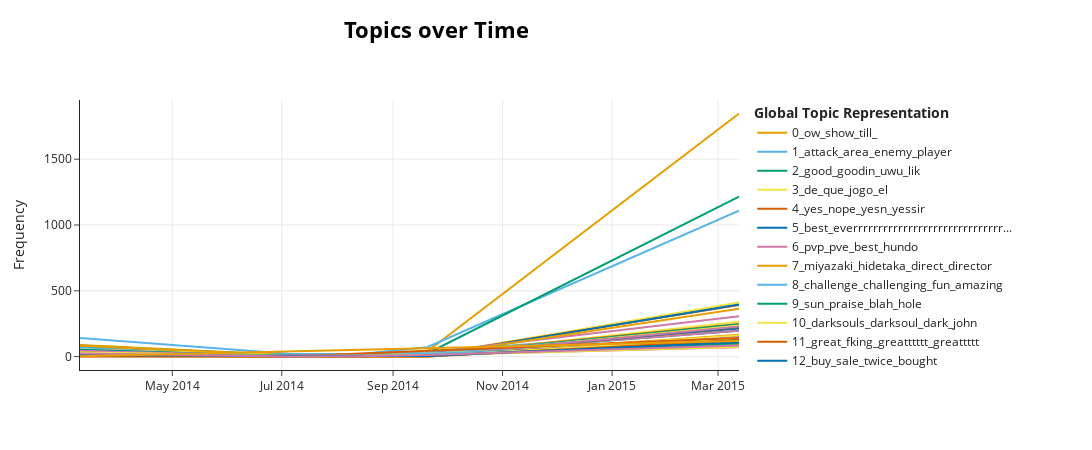

Notebook code cell kept with this figure:
### Code cell
topic_model.visualize_topics_over_time(topics_over_time, top_n_topics=50)

### Figure 1 — Plotly figure (JSON) as saved in the notebook; plotly's stock layout.template omitted (floating-point values rounded to 4 significant figures)
{"data": [{"hoverinfo": "text", "hovertext": ["<b>Topic 0</b><br>Words: ow, show, till, , ", "<b>Topic 0</b><br>Words: ow, show, till, , ", "<b>Topic 0</b><br>Words: ow, show, till, , ", "<b>Topic 0</b><br>Words: ow, show, till, , ", "<b>Topic 0</b><br>Words: show, till, ow, , "], "marker": {"color": "#E69F00"}, "mode": "lines", "name": "0_ow_show_till_", "type": "scatter", "x": ["2014-03-10T14:44:09.600000", "2014-07-04T19:12:00", "2014-08-12T09:36:00", "2014-09-20T00:00:00", "2015-03-12T16:48:00"], "y": [88, 13, 12, 39, 1847]}, {"hoverinfo": "text", "hovertext": ["<b>Topic 1</b><br>Words: covenant, player, bonfire, attack, weapon", "<b>Topic 1</b><br>Words: bursss, swag, shirt, takin, bur", "<b>Topic 1</b><br>Words: list, covenant, within, weapon, item", "<b>Topic 1</b><br>Words: matrixdll, character, fight, player, area", "<b>Topic 1</b><br>Words: attack, enemy, area, fight, player"], "marker": {"color": "#56B4E9"}, "mode": "lines", "name": "1_attack_area_enemy_player", "type": "scatter", "x": ["2014-03-10T14:44:09.600000", "2014-07-04T19:12:00", "2014-08-12T09:36:00", "2014-09-20T00:00:00", "2015-03-12T16:48:00"], "y": [141, 21, 19, 71, 1108]}, {"hoverinfo": "text", "hovertext": ["<b>Topic 2</b><br>Words: good, as, goodin, uwu, lik", "<b>Topic 2</b><br>Words: good, goodin, uwu, lik, mm", "<b>Topic 2</b><br>Words: good, goodin, uwu, lik, mm", "<b>Topic 2</b><br>Words: good, pussy, goodin, uwu, lik", "<b>Topic 2</b><br>Words: good, goodin, uwu, lik, mm"], "marker": {"color": "#009E73"}, "mode": "lines", "name": "2_good_goodin_uwu_lik", "type": "scatter", "x": ["2014-03-10T14:44:09.600000", "2014-07-04T19:12:00", "2014-08-12T09:36:00", "2014-09-20T00:00:00", "2015-03-12T16:48:00"], "y": [51, 10, 5, 24, 1216]}, {"hoverinfo": "text", "hovertext": ["<b>Topic 3</b><br>Words: que, de, jogo, primeiro, joc", "<b>Topic 3</b><br>Words: ohohohohohoho, humerus, nito, prepare, real", "<b>Topic 3</b><br>Words: desconhecido, difisil, chaooooo, misterioso, ajustar", "<b>Topic 3</b><br>Words: de, que, jogo, la, et", "<b>Topic 3</b><br>Words: de, que, jogo, el, la"], "marker": {"color": "#F0E442"}, "mode": "lines", "name": "3_de_que_jogo_el", "type": "scatter", "x": ["2014-03-10T14:44:09.600000", "2014-07-04T19:12:00", "2014-08-12T09:36:00", "2014-09-20T00:00:00", "2015-03-12T16:48:00"], "y": [15, 1, 3, 8, 411]}, {"hoverinfo": "text", "hovertext": ["<b>Topic 4</b><br>Words: yes, nope, frog, yesn, yessir", "<b>Topic 4</b><br>Words: yes, nope, yesn, yessir, frog", "<b>Topic 4</b><br>Words: yes, nope, yesn, yessir, frog", "<b>Topic 4</b><br>Words: yes, nope, yesn, yessir, frog", "<b>Topic 4</b><br>Words: yes, nope, yesn, yessir, thank"], "marker": {"color": "#D55E00"}, "mode": "lines", "name": "4_yes_nope_yesn_yessir", "type": "scatter", "x": ["2014-03-10T14:44:09.600000", "2014-07-04T19:12:00", "2014-08-12T09:36:00", "2014-09-20T00:00:00", "2015-03-12T16:48:00"], "y": [24, 1, 2, 10, 392]}, {"hoverinfo": "text", "hovertext": ["<b>Topic 5</b><br>Words: best, everrrrrrrrrrrrrrrrrrrrrrrrrrrrrrrrrrrrrrrrrrrrrrrrrrrrrrrrrrrrrrrrrrrrrrrrrrrrrrrrrrrrrrrrrrrrrrrrrrrrrrr, proper, job, lol", "<b>Topic 5</b><br>Words: best, everrrrrrrrrrrrrrrrrrrrrrrrrrrrrrrrrrrrrrrrrrrrrrrrrrrrrrrrrrrrrrrrrrrrrrrrrrrrrrrrrrrrrrrrrrrrrrrrrrrrrrr, proper, job, lol", "<b>Topic 5</b><br>Words: best, everrrrrrrrrrrrrrrrrrrrrrrrrrrrrrrrrrrrrrrrrrrrrrrrrrrrrrrrrrrrrrrrrrrrrrrrrrrrrrrrrrrrrrrrrrrrrrrrrrrrrrr, proper, job, lol", "<b>Topic 5</b><br>Words: best, everrrrrrrrrrrrrrrrrrrrrrrrrrrrrrrrrrrrrrrrrrrrrrrrrrrrrrrrrrrrrrrrrrrrrrrrrrrrrrrrrrrrrrrrrrrrrrrrrrrrrrr, lol, proper, job"], "marker": {"color": "#0072B2"}, "mode": "lines", "name": "5_best_everrrrrrrrrrrrrrrrrrrrrrrrrrrrrr...", "type": "scatter", "x": ["2014-03-10T14:44:09.600000", "2014-07-04T19:12:00", "2014-09-20T00:00:00", "2015-03-12T16:48:00"], "y": [13, 1, 5, 396]}, {"hoverinfo": "text", "hovertext": ["<b>Topic 6</b><br>Words: pvp, pve, decdicated, funnyer, servrs", "<b>Topic 6</b><br>Words: pvp, laggiest, moar, pve, gim", "<b>Topic 6</b><br>Words: deths, pvp, closet, lagger, pvping", "<b>Topic 6</b><br>Words: pvp, pve, ice, bugginess, slighly", "<b>Topic 6</b><br>Words: pvp, pve, best, hundo, singleplayer"], "marker": {"color": "#CC79A7"}, "mode": "lines", "name": "6_pvp_pve_best_hundo", "type": "scatter", "x": ["2014-03-10T14:44:09.600000", "2014-07-04T19:12:00", "2014-08-12T09:36:00", "2014-09-20T00:00:00", "2015-03-12T16:48:00"], "y": [51, 11, 10, 30, 306]}, {"hoverinfo": "text", "hovertext": ["<b>Topic 7</b><br>Words: miyazaki, hidetaka, labrynth, solaire, director", "<b>Topic 7</b><br>Words: desing, overrunned, goodl, helicopter, exmaple", "<b>Topic 7</b><br>Words: burger, miyazaki, film, grease, team", "<b>Topic 7</b><br>Words: miyazaki, hidetaka, direct, director, team"], "marker": {"color": "#E69F00"}, "mode": "lines", "name": "7_miyazaki_hidetaka_direct_director", "type": "scatter", "x": ["2014-03-10T14:44:09.600000", "2014-07-04T19:12:00", "2014-09-20T00:00:00", "2015-03-12T16:48:00"], "y": [13, 3, 6, 364]}, {"hoverinfo": "text", "hovertext": ["<b>Topic 8</b><br>Words: challenge, challenging, eyesockets, mechancial, centry", "<b>Topic 8</b><br>Words: challenge, definently, challenging, handholding, ole", "<b>Topic 8</b><br>Words: challenge, pant, entertaining, prove, hype", "<b>Topic 8</b><br>Words: challenge, defenately, analytical, agrivating, unexperienced", "<b>Topic 8</b><br>Words: challenge, challenging, fun, enimies, amazing"], "marker": {"color": "#56B4E9"}, "mode": "lines", "name": "8_challenge_challenging_fun_amazing", "type": "scatter", "x": ["2014-03-10T14:44:09.600000", "2014-07-04T19:12:00", "2014-08-12T09:36:00", "2014-09-20T00:00:00", "2015-03-12T16:48:00"], "y": [70, 13, 6, 37, 215]}, {"hoverinfo": "text", "hovertext": ["<b>Topic 9</b><br>Words: sun, praise, blah, hole, revengeance", "<b>Topic 9</b><br>Words: sun, praise, adherent, sunlight, bust", "<b>Topic 9</b><br>Words: sun, praise, weild, fist, dual", "<b>Topic 9</b><br>Words: sun, praise, praising, edit, blah", "<b>Topic 9</b><br>Words: sun, praise, blah, eighty, hole"], "marker": {"color": "#009E73"}, "mode": "lines", "name": "9_sun_praise_blah_hole", "type": "scatter", "x": ["2014-03-10T14:44:09.600000", "2014-07-04T19:12:00", "2014-08-12T09:36:00", "2014-09-20T00:00:00", "2015-03-12T16:48:00"], "y": [83, 10, 6, 18, 196]}, {"hoverinfo": "text", "hovertext": ["<b>Topic 10</b><br>Words: darksouls, dark, darksoul, storybased, dissapontment", "<b>Topic 10</b><br>Words: darksoulsii, darksouls, exe, letdown, casual", "<b>Topic 10</b><br>Words: sorta, darksouls, wouldnt, unbalanced, hey", "<b>Topic 10</b><br>Words: darksouls, hgue, darkfog, dosent, scam", "<b>Topic 10</b><br>Words: darksouls, darksoul, dark, john, darks"], "marker": {"color": "#F0E442"}, "mode": "lines", "name": "10_darksouls_darksoul_dark_john", "type": "scatter", "x": ["2014-03-10T14:44:09.600000", "2014-07-04T19:12:00", "2014-08-12T09:36:00", "2014-09-20T00:00:00", "2015-03-12T16:48:00"], "y": [31, 3, 1, 9, 265]}, {"hoverinfo": "text", "hovertext": ["<b>Topic 11</b><br>Words: great, fking, greattttt, greatttttt, outta", "<b>Topic 11</b><br>Words: great, fking, greattttt, greatttttt, outta", "<b>Topic 11</b><br>Words: great, fking, greattttt, greatttttt, outta", "<b>Topic 11</b><br>Words: great, everyone, fking, greattttt, greatttttt", "<b>Topic 11</b><br>Words: great, greattttt, greatttttt, fking, outta"], "marker": {"color": "#D55E00"}, "mode": "lines", "name": "11_great_fking_greatttttt_greattttt", "type": "scatter", "x": ["2014-03-10T14:44:09.600000", "2014-07-04T19:12:00", "2014-08-12T09:36:00", "2014-09-20T00:00:00", "2015-03-12T16:48:00"], "y": [30, 4, 3, 15, 248]}, {"hoverinfo": "text", "hovertext": ["<b>Topic 12</b><br>Words: buy, sale, regret, fune, dotaa", "<b>Topic 12</b><br>Words: outrage, horny, awesomeness, angry, mad", "<b>Topic 12</b><br>Words: guyz, bought, sweet, twice, thats", "<b>Topic 12</b><br>Words: buy, twice, sale, amazoning, ike", "<b>Topic 12</b><br>Words: buy, sale, twice, bought, price"], "marker": {"color": "#0072B2"}, "mode": "lines", "name": "12_buy_sale_twice_bought", "type": "scatter", "x": ["2014-03-10T14:44:09.600000", "2014-07-04T19:12:00", "2014-08-12T09:36:00", "2014-09-20T00:00:00", "2015-03-12T16:48:00"], "y": [53, 3, 2, 21, 213]}, {"hoverinfo": "text", "hovertext": ["<b>Topic 13</b><br>Words: die, willl, nutshell, owie, stuff", "<b>Topic 13</b><br>Words: die, owie, finna, willl, tire", "<b>Topic 13</b><br>Words: die, owie, finna, willl, tire", "<b>Topic 13</b><br>Words: die, slug, eat, massive, owie", "<b>Topic 13</b><br>Words: die, owie, finna, tire, yay"], "marker": {"color": "#CC79A7"}, "mode": "lines", "name": "13_die_owie_finna_willl", "type": "scatter", "x": ["2014-03-10T14:44:09.600000", "2014-07-04T19:12:00", "2014-08-12T09:36:00", "2014-09-20T00:00:00", "2015-03-12T16:48:00"], "y": [53, 6, 8, 22, 196]}, {"hoverinfo": "text", "hovertext": ["<b>Topic 14</b><br>Words: sun, praise, sunlight, praising, ahead", "<b>Topic 14</b><br>Words: sun, praise, priase, sunbroing, wondrous", "<b>Topic 14</b><br>Words: sun, praise, suceed, adversity, bother", "<b>Topic 14</b><br>Words: sun, praise, consist, dontu, cry", "<b>Topic 14</b><br>Words: sun, praise, sunlight, sunbro, medal"], "marker": {"color": "#E69F00"}, "mode": "lines", "name": "14_sun_praise_sunlight_sunbro", "type": "scatter", "x": ["2014-03-10T14:44:09.600000", "2014-07-04T19:12:00", "2014-08-12T09:36:00", "2014-09-20T00:00:00", "2015-03-12T16:48:00"], "y": [85, 11, 4, 18, 152]}, {"hoverinfo": "text", "hovertext": ["<b>Topic 15</b><br>Words: guerillimo, flims, toro, dlc, rekindle", "<b>Topic 15</b><br>Words: adition, recommand, trully, imagination, abuse", "<b>Topic 15</b><br>Words: hench, foreward, dlc, belt, casually", "<b>Topic 15</b><br>Words: dlc, fuffilling, puchase, deadlocked, omg", "<b>Topic 15</b><br>Words: dlc, dlcs, content, base, include"], "marker": {"color": "#56B4E9"}, "mode": "lines", "name": "15_dlc_dlcs_content_base", "type": "scatter", "x": ["2014-03-10T14:44:09.600000", "2014-07-04T19:12:00", "2014-08-12T09:36:00", "2014-09-20T00:00:00", "2015-03-12T16:48:00"], "y": [7, 2, 7, 16, 235]}, {"hoverinfo": "text", "hovertext": ["<b>Topic 16</b><br>Words: hitboxes, erroneous, expiration, blisteringly, hitbox", "<b>Topic 16</b><br>Words: autotargeting, lagstabs, hitbox, glitch, hitboxes", "<b>Topic 16</b><br>Words: ok, biscuit, hitboxes, hitbox, wierd", "<b>Topic 16</b><br>Words: hitboxes, hitbox, box, hit, shitty"], "marker": {"color": "#009E73"}, "mode": "lines", "name": "16_hitboxes_hitbox_box_hit", "type": "scatter", "x": ["2014-03-10T14:44:09.600000", "2014-07-04T19:12:00", "2014-09-20T00:00:00", "2015-03-12T16:48:00"], "y": [9, 2, 4, 246]}, {"hoverinfo": "text", "hovertext": ["<b>Topic 17</b><br>Words: fun, crazy, know, people, cassual", "<b>Topic 17</b><br>Words: fun, cassual, funnn, ha, spambush", "<b>Topic 17</b><br>Words: fun, cassual, funnn, ha, spambush", "<b>Topic 17</b><br>Words: fun, cassual, funnn, ha, spambush", "<b>Topic 17</b><br>Words: fun, cassual, funnn, ha, spambush"], "marker": {"color": "#F0E442"}, "mode": "lines", "name": "17_fun_cassual_funnn_ha", "type": "scatter", "x": ["2014-03-10T14:44:09.600000", "2014-07-04T19:12:00", "2014-08-12T09:36:00", "2014-09-20T00:00:00", "2015-03-12T16:48:00"], "y": [10, 1, 1, 2, 236]}, {"hoverinfo": "text", "hovertext": ["<b>Topic 18</b><br>Words: git, gud, dye, serwery, jihad", "<b>Topic 18</b><br>Words: git, gud, seperating, casuals, antimage", "<b>Topic 18</b><br>Words: git, gud, jihad, gitgud, read", "<b>Topic 18</b><br>Words: git, gud, gits, antimage, phag"], "marker": {"color": "#D55E00"}, "mode": "lines", "name": "18_git_gud_hreatest_gits", "type": "scatter", "x": ["2014-03-10T14:44:09.600000", "2014-07-04T19:12:00", "2014-09-20T00:00:00", "2015-03-12T16:48:00"], "y": [16, 3, 4, 221]}, {"hoverinfo": "text", "hovertext": ["<b>Topic 19</b><br>Words: nice, niceeeeeeeeeee, yi, yes, yeah", "<b>Topic 19</b><br>Words: nice, niceeeeeeeeeee, yi, yes, yeah", "<b>Topic 19</b><br>Words: nice, yeah, yes, niceeeeeeeeeee, yi", "<b>Topic 19</b><br>Words: nice, niceeeeeeeeeee, yi, yes, yeah"], "marker": {"color": "#0072B2"}, "mode": "lines", "name": "19_nice_niceeeeeeeeeee_yi_yes", "type": "scatter", "x": ["2014-03-10T14:44:09.600000", "2014-08-12T09:36:00", "2014-09-20T00:00:00", "2015-03-12T16:48:00"], "y": [6, 1, 4, 223]}, {"hoverinfo": "text", "hovertext": ["<b>Topic 20</b><br>Words: bad, scary, wasnt, sorry, meh", "<b>Topic 20</b><br>Words: bad, scary, wasnt, sorry, meh", "<b>Topic 20</b><br>Words: bad, scary, wasnt, sorry, meh"], "marker": {"color": "#CC79A7"}, "mode": "lines", "name": "20_bad_scary_wasnt_sorry", "type": "scatter", "x": ["2014-03-10T14:44:09.600000", "2014-09-20T00:00:00", "2015-03-12T16:48:00"], "y": [3, 2, 229]}, {"hoverinfo": "text", "hovertext": ["<b>Topic 21</b><br>Words: port, pc, console, xbox, mouse", "<b>Topic 21</b><br>Words: port, joystick, menu, downward, pc", "<b>Topic 21</b><br>Words: window, live, port, decent, around", "<b>Topic 21</b><br>Words: port, console, pc, button, mouse", "<b>Topic 21</b><br>Words: port, pc, console, keyboard, mouse"], "marker": {"color": "#E69F00"}, "mode": "lines", "name": "21_port_pc_console_keyboard", "type": "scatter", "x": ["2014-03-10T14:44:09.600000", "2014-07-04T19:12:00", "2014-08-12T09:36:00", "2014-09-20T00:00:00", "2015-03-12T16:48:00"], "y": [85, 4, 1, 22, 105]}, {"hoverinfo": "text", "hovertext": ["<b>Topic 22</b><br>Words: rage, anger, quit, induce, contiuned", "<b>Topic 22</b><br>Words: rage, tourette, uncountable, quits, esteem", "<b>Topic 22</b><br>Words: rage, conditon, squids, looks, uncontrollable", "<b>Topic 22</b><br>Words: rage, quit, anger, fury, angry", "<b>Topic 22</b><br>Words: rage, anger, quit, angry, induce"], "marker": {"color": "#56B4E9"}, "mode": "lines", "name": "22_rage_anger_quit_angry", "type": "scatter", "x": ["2014-03-10T14:44:09.600000", "2014-07-04T19:12:00", "2014-08-12T09:36:00", "2014-09-20T00:00:00", "2015-03-12T16:48:00"], "y": [43, 6, 5, 21, 132]}, {"hoverinfo": "text", "hovertext": ["<b>Topic 23</b><br>Words: ever, best, bestes, category, xd", "<b>Topic 23</b><br>Words: ever, best, sombre, peev, foooooooorrrrrrrrr", "<b>Topic 23</b><br>Words: ever, everrrrrrrrrr, aloud, best, pussy", "<b>Topic 23</b><br>Words: ever, horry, shet, best, sombre", "<b>Topic 23</b><br>Words: ever, best, sombre, peev, greatt"], "marker": {"color": "#009E73"}, "mode": "lines", "name": "23_ever_best_sombre_shet", "type": "scatter", "x": ["2014-03-10T14:44:09.600000", "2014-07-04T19:12:00", "2014-08-12T09:36:00", "2014-09-20T00:00:00", "2015-03-12T16:48:00"], "y": [49, 3, 9, 18, 126]}, {"hoverinfo": "text", "hovertext": ["<b>Topic 24</b><br>Words: rpg, rpgs, action, fantasy, best", "<b>Topic 24</b><br>Words: rpg, action, portuguese, sucked, brazilian", "<b>Topic 24</b><br>Words: rpg, action, fantasy, rpgs, ever", "<b>Topic 24</b><br>Words: rpg, action, broad, soe, olmost", "<b>Topic 24</b><br>Words: rpg, action, rpgs, fantasy, best"], "marker": {"color": "#F0E442"}, "mode": "lines", "name": "24_rpg_action_rpgs_fantasy", "type": "scatter", "x": ["2014-03-10T14:44:09.600000", "2014-07-04T19:12:00", "2014-08-12T09:36:00", "2014-09-20T00:00:00", "2015-03-12T16:48:00"], "y": [54, 10, 6, 23, 104]}, {"hoverinfo": "text", "hovertext": ["<b>Topic 25</b><br>Words: soulsborne, soulsbourne, soulsgame, soulslike, soulsborn"], "marker": {"color": "#D55E00"}, "mode": "lines", "name": "25_soulsborne_soulsbourne_soulsgame_soul...", "type": "scatter", "x": ["2015-03-12T16:48:00"], "y": [192]}, {"hoverinfo": "text", "hovertext": ["<b>Topic 26</b><br>Words: controller, vibrate, break, monitor, shit", "<b>Topic 26</b><br>Words: eng, aggravate, controller, pls, monitor", "<b>Topic 26</b><br>Words: moniters, controller, hype, rating, worthy", "<b>Topic 26</b><br>Words: controller, rocking, rager, nuff, brake", "<b>Topic 26</b><br>Words: controller, break, smash, bubble, wojak"], "marker": {"color": "#0072B2"}, "mode": "lines", "name": "26_controller_break_smash_bubble", "type": "scatter", "x": ["2014-03-10T14:44:09.600000", "2014-07-04T19:12:00", "2014-08-12T09:36:00", "2014-09-20T00:00:00", "2015-03-12T16:48:00"], "y": [52, 3, 4, 11, 114]}, {"hoverinfo": "text", "hovertext": ["<b>Topic 27</b><br>Words: review, approves, uncasual, jong, kim", "<b>Topic 27</b><br>Words: review, negative, classy, robert, ginger", "<b>Topic 27</b><br>Words: review, negative, approve, write, rate"], "marker": {"color": "#CC79A7"}, "mode": "lines", "name": "27_review_negative_approves_approve", "type": "scatter", "x": ["2014-03-10T14:44:09.600000", "2014-09-20T00:00:00", "2015-03-12T16:48:00"], "y": [15, 13, 154]}, {"hoverinfo": "text", "hovertext": ["<b>Topic 28</b><br>Words: hate, ing, thanks, homies, platinumed", "<b>Topic 28</b><br>Words: hate, ing, thanks, homies, platinumed", "<b>Topic 28</b><br>Words: hate, ing, thanks, homies, platinumed", "<b>Topic 28</b><br>Words: hate, ing, thanks, homies, platinumed", "<b>Topic 28</b><br>Words: hate, ing, thanks, homies, platinumed"], "marker": {"color": "#E69F00"}, "mode": "lines", "name": "28_hate_ing_thanks_homies", "type": "scatter", "x": ["2014-03-10T14:44:09.600000", "2014-07-04T19:12:00", "2014-08-12T09:36:00", "2014-09-20T00:00:00", "2015-03-12T16:48:00"], "y": [7, 1, 2, 1, 166]}, {"hoverinfo": "text", "hovertext": ["<b>Topic 29</b><br>Words: ok, oka, wowcool, iz, ya", "<b>Topic 29</b><br>Words: ok, oka, wowcool, iz, ya", "<b>Topic 29</b><br>Words: ok, oka, wowcool, iz, ya", "<b>Topic 29</b><br>Words: ok, oka, wowcool, iz, ya", "<b>Topic 29</b><br>Words: ok, oka, wowcool, iz, ya"], "marker": {"color": "#56B4E9"}, "mode": "lines", "name": "29_ok_wowcool_oka_iz", "type": "scatter", "x": ["2014-03-10T14:44:09.600000", "2014-07-04T19:12:00", "2014-08-12T09:36:00", "2014-09-20T00:00:00", "2015-03-12T16:48:00"], "y": [14, 4, 2, 11, 145]}, {"hoverinfo": "text", "hovertext": ["<b>Topic 30</b><br>Words: keyboard, mouse, control, controller, unplayable", "<b>Topic 30</b><br>Words: keyboard, mouse, literaly, insulting, satan", "<b>Topic 30</b><br>Words: mouse, keyboard, sani, dollers, print", "<b>Topic 30</b><br>Words: keyboard, mouse, control, unplayable, controller"], "marker": {"color": "#009E73"}, "mode": "lines", "name": "30_keyboard_mouse_control_unplayable", "type": "scatter", "x": ["2014-03-10T14:44:09.600000", "2014-07-04T19:12:00", "2014-09-20T00:00:00", "2015-03-12T16:48:00"], "y": [48, 4, 6, 116]}, {"hoverinfo": "text", "hovertext": ["<b>Topic 31</b><br>Words: gud, relly, gude, lief, gued", "<b>Topic 31</b><br>Words: gued, gud, super, gude, guwd", "<b>Topic 31</b><br>Words: ittttttttt, gud, gude, lief, gued", "<b>Topic 31</b><br>Words: gud, es, gude, gued, guwd", "<b>Topic 31</b><br>Words: gud, gude, lief, guwd, neckbeards"], "marker": {"color": "#F0E442"}, "mode": "lines", "name": "31_gud_gude_lief_gued", "type": "scatter", "x": ["2014-03-10T14:44:09.600000", "2014-07-04T19:12:00", "2014-08-12T09:36:00", "2014-09-20T00:00:00", "2015-03-12T16:48:00"], "y": [4, 2, 1, 3, 160]}, {"hoverinfo": "text", "hovertext": ["<b>Topic 32</b><br>Words: recommend, gay, bcuz, recomended, highly", "<b>Topic 32</b><br>Words: solaire, recommend, would, highly, recommended", "<b>Topic 32</b><br>Words: recommend, highly, yes, would, give", "<b>Topic 32</b><br>Words: recommend, crazy, totally, yeah, ok", "<b>Topic 32</b><br>Words: recommend, highly, recommended, recomended, reef"], "marker": {"color": "#D55E00"}, "mode": "lines", "name": "32_recommend_highly_recommended_recomend...", "type": "scatter", "x": ["2014-03-10T14:44:09.600000", "2014-07-04T19:12:00", "2014-08-12T09:36:00", "2014-09-20T00:00:00", "2015-03-12T16:48:00"], "y": [18, 1, 4, 8, 139]}, {"hoverinfo": "text", "hovertext": ["<b>Topic 33</b><br>Words: love, grrrrr, fkin, frist, geforce", "<b>Topic 33</b><br>Words: love, grrrrr, fkin, frist, geforce", "<b>Topic 33</b><br>Words: love, grrrrr, fkin, frist, geforce", "<b>Topic 33</b><br>Words: love, grrrrr, fkin, frist, geforce", "<b>Topic 33</b><br>Words: love, grrrrr, fkin, frist, geforce"], "marker": {"color": "#0072B2"}, "mode": "lines", "name": "33_love_grrrrr_frist_fkin", "type": "scatter", "x": ["2014-03-10T14:44:09.600000", "2014-07-04T19:12:00", "2014-08-12T09:36:00", "2014-09-20T00:00:00", "2015-03-12T16:48:00"], "y": [14, 3, 2, 11, 132]}, {"hoverinfo": "text", "hovertext": ["<b>Topic 34</b><br>Words: soulless, dissapointing, merely, ever, apparently", "<b>Topic 34</b><br>Words: haha, xd, kick, plus, predecessor", "<b>Topic 34</b><br>Words: bad, ive, ever, displeasure, play"], "marker": {"color": "#CC79A7"}, "mode": "lines", "name": "34_bad_ever_ive_displeasure", "type": "scatter", "x": ["2014-03-10T14:44:09.600000", "2014-09-20T00:00:00", "2015-03-12T16:48:00"], "y": [8, 1, 148]}, {"hoverinfo": "text", "hovertext": ["<b>Topic 35</b><br>Words: janky, jank, helpless, jankier, mile"], "marker": {"color": "#E69F00"}, "mode": "lines", "name": "35_janky_jank_helpless_jankier", "type": "scatter", "x": ["2015-03-12T16:48:00"], "y": [155]}, {"hoverinfo": "text", "hovertext": ["<b>Topic 36</b><br>Words: would, die, pole, wash, definately", "<b>Topic 36</b><br>Words: would, cry, flask, die, ruuined", "<b>Topic 36</b><br>Words: would, die, ruuined, rape, bladder", "<b>Topic 36</b><br>Words: would, die, rape, bladder, burst", "<b>Topic 36</b><br>Words: would, die, ruuined, tenouttaten, somebody"], "marker": {"color": "#56B4E9"}, "mode": "lines", "name": "36_would_die_ruuined_rape", "type": "scatter", "x": ["2014-03-10T14:44:09.600000", "2014-07-04T19:12:00", "2014-08-12T09:36:00", "2014-09-20T00:00:00", "2015-03-12T16:48:00"], "y": [41, 4, 4, 23, 82]}, {"hoverinfo": "text", "hovertext": ["<b>Topic 37</b><br>Words: peak, midsouls, sebralo, tuah, peaksouls"], "marker": {"color": "#009E73"}, "mode": "lines", "name": "37_peak_sebralo_midsouls_tuah", "type": "scatter", "x": ["2015-03-12T16:48:00"], "y": [153]}, {"hoverinfo": "text", "hovertext": ["<b>Topic 38</b><br>Words: bloodborne, inside, blood, atm, wait", "<b>Topic 38</b><br>Words: bloodborne, bring, pc, well, bloodborn", "<b>Topic 38</b><br>Words: heee, bloodborne, stench, tee, headset", "<b>Topic 38</b><br>Words: bloodborne, bloodborn, kart, blood, pc"], "marker": {"color": "#F0E442"}, "mode": "lines", "name": "38_bloodborne_bloodborn_blood_kart", "type": "scatter", "x": ["2014-03-10T14:44:09.600000", "2014-07-04T19:12:00", "2014-09-20T00:00:00", "2015-03-12T16:48:00"], "y": [5, 1, 3, 142]}, {"hoverinfo": "text", "hovertext": ["<b>Topic 39</b><br>Words: flaw, regeret, derped, petition, wouldve", "<b>Topic 39</b><br>Words: recomending, somone, machanics, flaw, confuse", "<b>Topic 39</b><br>Words: flaw, despite, masterpiece, astonishing, flawed"], "marker": {"color": "#D55E00"}, "mode": "lines", "name": "39_flaw_despite_masterpiece_astonishing", "type": "scatter", "x": ["2014-03-10T14:44:09.600000", "2014-07-04T19:12:00", "2015-03-12T16:48:00"], "y": [7, 1, 142]}, {"hoverinfo": "text", "hovertext": ["<b>Topic 40</b><br>Words: elden, ring, doo, multiplayer, remastered"], "marker": {"color": "#0072B2"}, "mode": "lines", "name": "40_elden_ring_doo_multiplayer", "type": "scatter", "x": ["2015-03-12T16:48:00"], "y": [140]}, {"hoverinfo": "text", "hovertext": ["<b>Topic 41</b><br>Words: sequel, indirect, indirectly, ii, previous", "<b>Topic 41</b><br>Words: astonishin, buybuybuybuybuy, tightness, unite, slack", "<b>Topic 41</b><br>Words: sequel, tourism, preperation, unresolved, witcher", "<b>Topic 41</b><br>Words: sequel, harmless, portal, translate, plotting", "<b>Topic 41</b><br>Words: sequel, ii, unafraid, production, story"], "marker": {"color": "#CC79A7"}, "mode": "lines", "name": "41_sequel_indirect_indirectly_ii", "type": "scatter", "x": ["2014-03-10T14:44:09.600000", "2014-07-04T19:12:00", "2014-08-12T09:36:00", "2014-09-20T00:00:00", "2015-03-12T16:48:00"], "y": [43, 4, 8, 13, 71]}, {"hoverinfo": "text", "hovertext": ["<b>Topic 42</b><br>Words: awesome, sweet, totally, bro, usual", "<b>Topic 42</b><br>Words: awesome, sweet, bro, usual, till", "<b>Topic 42</b><br>Words: awesome, sweet, bro, usual, till", "<b>Topic 42</b><br>Words: awesome, sweet, bro, usual, till", "<b>Topic 42</b><br>Words: awesome, sweet, usual, till, bro"], "marker": {"color": "#E69F00"}, "mode": "lines", "name": "42_awesome_sweet_bro_usual", "type": "scatter", "x": ["2014-03-10T14:44:09.600000", "2014-07-04T19:12:00", "2014-08-12T09:36:00", "2014-09-20T00:00:00", "2015-03-12T16:48:00"], "y": [31, 3, 3, 11, 91]}, {"hoverinfo": "text", "hovertext": ["<b>Topic 43</b><br>Words: replay, value, replayability, hadnle, replayablity", "<b>Topic 43</b><br>Words: replayability, class, remember, replay, quite", "<b>Topic 43</b><br>Words: replay, replayability, value, potentcial, comining", "<b>Topic 43</b><br>Words: replay, replayability, value, replayable, derank"], "marker": {"color": "#56B4E9"}, "mode": "lines", "name": "43_replay_replayability_value_replayable", "type": "scatter", "x": ["2014-03-10T14:44:09.600000", "2014-07-04T19:12:00", "2014-09-20T00:00:00", "2015-03-12T16:48:00"], "y": [18, 2, 11, 103]}, {"hoverinfo": "text", "hovertext": ["<b>Topic 44</b><br>Words: ez, noobz, ezgame, ezlife, pwn", "<b>Topic 44</b><br>Words: ez, ezpz, life, gg, pz", "<b>Topic 44</b><br>Words: ez, egdes, pz, ftw, hidden", "<b>Topic 44</b><br>Words: ez, sik, coz, gg, pz", "<b>Topic 44</b><br>Words: ez, gg, pz, ztg, og"], "marker": {"color": "#009E73"}, "mode": "lines", "name": "44_ez_gg_pz_ztg", "type": "scatter", "x": ["2014-03-10T14:44:09.600000", "2014-07-04T19:12:00", "2014-08-12T09:36:00", "2014-09-20T00:00:00", "2015-03-12T16:48:00"], "y": [15, 4, 3, 6, 101]}, {"hoverinfo": "text", "hovertext": ["<b>Topic 45</b><br>Words: demon, ghouls, loved, francise, ride", "<b>Topic 45</b><br>Words: molly, soil, whos, satan, demon", "<b>Topic 45</b><br>Words: eachother, demon, masterbated, challanging, differance", "<b>Topic 45</b><br>Words: demon, arived, waist, hmmm, campfire", "<b>Topic 45</b><br>Words: demon, zeta, kuess, satanist, waayyyy"], "marker": {"color": "#F0E442"}, "mode": "lines", "name": "45_demon_eachother_satan_ride", "type": "scatter", "x": ["2014-03-10T14:44:09.600000", "2014-07-04T19:12:00", "2014-08-12T09:36:00", "2014-09-20T00:00:00", "2015-03-12T16:48:00"], "y": [32, 6, 7, 10, 73]}, {"hoverinfo": "text", "hovertext": ["<b>Topic 46</b><br>Words: bad, good, ding, bading, tarkov", "<b>Topic 46</b><br>Words: as, enough, bad, say, ding", "<b>Topic 46</b><br>Words: imho, isnt, bad, well, ding", "<b>Topic 46</b><br>Words: bad, ding, bading, tarkov, conceivable"], "marker": {"color": "#D55E00"}, "mode": "lines", "name": "46_bad_ding_bading_tarkov", "type": "scatter", "x": ["2014-03-10T14:44:09.600000", "2014-08-12T09:36:00", "2014-09-20T00:00:00", "2015-03-12T16:48:00"], "y": [1, 1, 1, 125]}, {"hoverinfo": "text", "hovertext": ["<b>Topic 47</b><br>Words: exact, like, idk, noise, there", "<b>Topic 47</b><br>Words: wow, like, idk, noise, there", "<b>Topic 47</b><br>Words: like, idk, noise, there, grow"], "marker": {"color": "#0072B2"}, "mode": "lines", "name": "47_like_idk_noise_there", "type": "scatter", "x": ["2014-03-10T14:44:09.600000", "2014-09-20T00:00:00", "2015-03-12T16:48:00"], "y": [10, 5, 109]}, {"hoverinfo": "text", "hovertext": ["<b>Topic 48</b><br>Words: ever, best, invention, game, culminate", "<b>Topic 48</b><br>Words: relentless, awesome, ever, game, one", "<b>Topic 48</b><br>Words: tenouttaten, escape, ever, best, stick", "<b>Topic 48</b><br>Words: ever, midway, ofcourse, best, game", "<b>Topic 48</b><br>Words: ever, best, game, womp, one"], "marker": {"color": "#CC79A7"}, "mode": "lines", "name": "48_ever_best_game_one", "type": "scatter", "x": ["2014-03-10T14:44:09.600000", "2014-07-04T19:12:00", "2014-08-12T09:36:00", "2014-09-20T00:00:00", "2015-03-12T16:48:00"], "y": [23, 1, 3, 12, 84]}, {"hoverinfo": "text", "hovertext": ["<b>Topic 49</b><br>Words: iron, keep, viagra, swathe, fiery", "<b>Topic 49</b><br>Words: iron, keep, never, passage, go"], "marker": {"color": "#E69F00"}, "mode": "lines", "name": "49_iron_keep_never_passage", "type": "scatter", "x": ["2014-03-10T14:44:09.600000", "2015-03-12T16:48:00"], "y": [3, 118]}], "layout": {"height": 450, "hoverlabel": {"bgcolor": "white", "font": {"family": "Rockwell", "size": 16}}, "legend": {"title": {"text": "<b>Global Topic Representation"}}, "title": {"font": {"color": "Black", "size": 22}, "text": "<b>Topics over Time</b>", "x": 0.4, "xanchor": "center", "y": 0.95, "yanchor": "top"}, "width": 1250, "xaxis": {"showgrid": true}, "yaxis": {"showgrid": true, "title": {"text": "Frequency"}}}}
